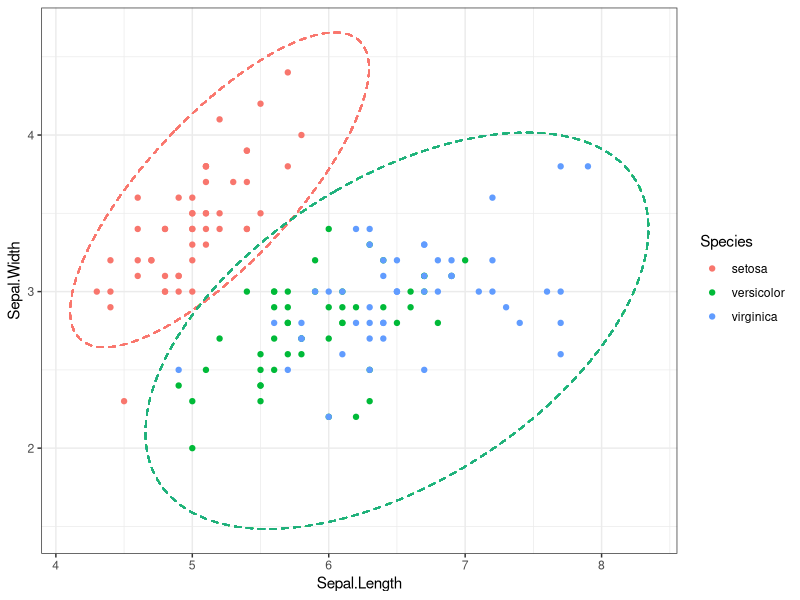

The R source for this figure:
## ---- chunk 1
library(tidyverse)
library(ggforce)

knitr::opts_chunk$set(echo = TRUE)
## ---- chunk 2
iris %>%
# aesthetics can NOT be in the main ggplot call, because they will be broadcast
# to ggforce::geom_ellipse() and we want to totally specify the coordinates for
# that independently
ggplot() +
  geom_point(aes(x = Sepal.Length, y = Sepal.Width, color = Species)) +
# x0 and y0 specify the center points of the ellipse, while a and b specify the
# width of the ellipse in the y and x directions respectively, and finally 
# angle gives the angle off of the horizontal. There's not a great way to figure
# the values out; I took my best guess and tweaked the values from there until
# it looked right
  ggforce::geom_ellipse(aes(x0 = 5.2, y0 = 3.65, a = 0.5, b = 1.4, angle = 40),
                        linetype = 'dashed', color = '#F8766D') +
  ggforce::geom_ellipse(aes(x0 = 6.5, y0 = 2.75, a = 1, b = 2, angle = 90),
                        linetype = 'dashed', color = '#20B07A') +
  theme_bw()
